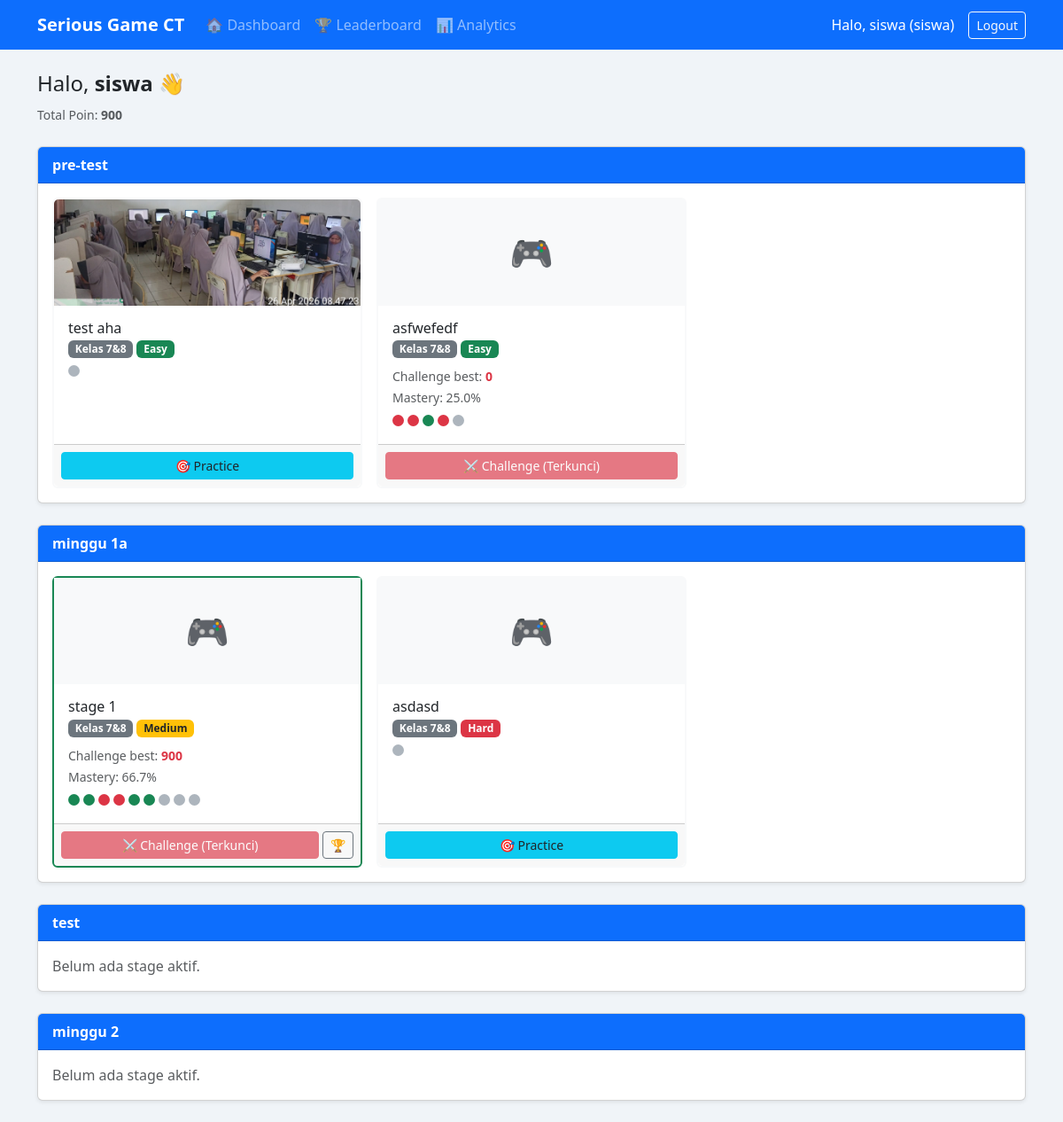
Page /siswa/dashboard (signed in) on the committed database.
### app/models.py (models this page shows)
class User(db.Model, UserMixin):
    __tablename__ = 'users'
    id           = db.Column(db.Integer, primary_key=True)
    username     = db.Column(db.String(80), unique=True, nullable=False)
    password     = db.Column(db.String(200), nullable=False)
    role         = db.Column(db.Enum(RoleEnum), nullable=False, default=RoleEnum.siswa)
    total_points = db.Column(db.Integer, default=0)

class Modul(db.Model):
    __tablename__ = 'moduls'
    id          = db.Column(db.Integer, primary_key=True)
    title       = db.Column(db.String(100), nullable=False)
    order_index = db.Column(db.Integer, nullable=False, default=0)
    is_active   = db.Column(db.Boolean, default=True)
    stages      = db.relationship('Stage', backref='modul', lazy=True,
                                  order_by='Stage.order_index')

class Stage(db.Model):
    __tablename__ = 'stages'
    id            = db.Column(db.Integer, primary_key=True)
    modul_id      = db.Column(db.Integer, db.ForeignKey('moduls.id'), nullable=False)
    title         = db.Column(db.String(100), nullable=False)
    audio_bg_url  = db.Column(db.String(255), nullable=True)
    image_url     = db.Column(db.String(255), nullable=True)
    kelas         = db.Column(db.String(10), nullable=True)
    difficulty    = db.Column(db.String(10), nullable=True)
    order_index   = db.Column(db.Integer, nullable=False, default=0)
    is_active     = db.Column(db.Boolean, default=True)
    mode          = db.Column(db.String(10), nullable=False, default=MODE_PRACTICE)  # 'practice'|'challenge'
    abstraction         = db.Column(db.Boolean, default=False)
    data_collection     = db.Column(db.Boolean, default=False)
    data_representation = db.Column(db.Boolean, default=False)
    data_interpretation = db.Column(db.Boolean, default=False)
    specification       = db.Column(db.Boolean, default=False)
    algorithms          = db.Column(db.Boolean, default=False)
    implementation      = db.Column(db.Boolean, default=False)
    digital_systems     = db.Column(db.Boolean, default=False)
    interactions        = db.Column(db.Boolean, default=False)
    impact              = db.Column(db.Boolean, default=False)
    decomposition        = db.Column(db.Boolean, default=False)
    abstraction_ct       = db.Column(db.Boolean, default=False)
    modelling_simulation = db.Column(db.Boolean, default=False)
    algorithms_ct        = db.Column(db.Boolean, default=False)
    evaluation           = db.Column(db.Boolean, default=False)
    questions = db.relationship('Question', backref='stage', lazy=True,
                                cascade='all, delete-orphan')

class StageCompletion(db.Model):
    __tablename__ = 'stage_completions'
    id                  = db.Column(db.String(36), primary_key=True, default=_uuid)
    session_id          = db.Column(db.String(36), db.ForeignKey('game_sessions.id'), nullable=False)
    user_id             = db.Column(db.Integer, db.ForeignKey('users.id'), nullable=False)
    stage_id            = db.Column(db.Integer, db.ForeignKey('stages.id'), nullable=False)
    modul_id            = db.Column(db.Integer, db.ForeignKey('moduls.id'), nullable=False)
    mode                = db.Column(db.String(10), nullable=False)
    attempt_number      = db.Column(db.Integer, nullable=False)
    total_answered      = db.Column(db.Integer, nullable=False, default=0)
    correct_easy        = db.Column(db.Integer, nullable=False, default=0)
    correct_medium      = db.Column(db.Integer, nullable=False, default=0)
    correct_hard        = db.Column(db.Integer, nullable=False, default=0)
    wrong_count         = db.Column(db.Integer, nullable=False, default=0)
    accuracy            = db.Column(db.Float, nullable=False, default=0.0)
    mastery_percentage  = db.Column(db.Float, nullable=False, default=0.0)
    final_level_reached = db.Column(db.String(10), nullable=True)
    is_cleared          = db.Column(db.Boolean, nullable=False, default=False)
    nyawa_remaining     = db.Column(db.Integer, nullable=False, default=0)
    total_time_seconds  = db.Column(db.Float, nullable=False, default=0.0)
    score               = db.Column(db.Integer, nullable=False, default=0)
    progression_path    = db.Column(db.Text, default='[]')
    completed_at        = db.Column(db.DateTime, nullable=False, server_default=db.func.now())
    __table_args__ = (db.Index('ix_completion_user_stage_mode', 'user_id', 'stage_id', 'mode'),)
    user  = db.relationship('User',  foreign_keys=[user_id],  lazy=True)
    stage = db.relationship('Stage', foreign_keys=[stage_id], lazy=True)

### app/routes/siswa.py (the view)
@siswa_bp.route('/dashboard')
@login_required
@role_required('siswa')
def dashboard():
    moduls = Modul.query.filter_by(is_active=True).order_by(Modul.order_index).all()
    challenge_best = {}
    for c in StageCompletion.query.filter_by(user_id=current_user.id, mode=MODE_CHALLENGE).all():
        if c.stage_id not in challenge_best or c.score > challenge_best[c.stage_id].score:
            challenge_best[c.stage_id] = c
    active_challenge = {
        s.stage_id: s for s in
        GameSession.query.filter_by(user_id=current_user.id, mode=MODE_CHALLENGE, is_active=True).all()
    }
    unlocks = {
        u.stage_id for u in
        ChallengeUnlock.query.filter_by(user_id=current_user.id, used=False).all()
    }
    stage_paths = {}
    all_sessions = GameSession.query.filter_by(user_id=current_user.id)\
                                    .order_by(GameSession.attempt_number.desc()).all()
    seen_stages = set()
    for sess in all_sessions:
        if sess.stage_id not in seen_stages:
            seen_stages.add(sess.stage_id)
            logs = AttemptLog.query.filter_by(session_id=sess.id)\
                                   .order_by(AttemptLog.timestamp).all()
            stage_paths[sess.stage_id] = [{'is_correct': l.is_correct} for l in logs]
    return render_template('siswa/dashboard.html',
                           moduls=moduls,
                           challenge_best=challenge_best,
                           active_challenge=active_challenge,
                           unlocks=unlocks,
                           stage_paths=stage_paths)

### app/models.py (called while the page is built)
@login_manager.user_loader
def load_user(user_id):
    return User.query.get(int(user_id))

### app/utils.py (called while the page is built)
def role_required(*roles):
    def decorator(f):
        @wraps(f)
        def decorated_function(*args, **kwargs):
            if not current_user.is_authenticated:
                if request.is_json:
                    return jsonify({'error': 'Unauthorized'}), 401
                abort(401)
            if current_user.role.value not in roles:
                if request.is_json:
                    return jsonify({'error': 'Forbidden'}), 403
                abort(403)
            return f(*args, **kwargs)
        return decorated_function
    return decorator

### templates/siswa/dashboard.html (shortened to what this page needs)
{% extends 'base.html' %}
{% block content %}
<div class="d-flex justify-content-between align-items-center mb-4">
  <div>
    <h4>Halo, <strong>{{ current_user.username }}</strong> 👋</h4>
    <small class="text-muted">Total Poin: <strong>{{ current_user.total_points }}</strong></small>
  </div>
</div>
{% for modul in moduls %}
<div class="card mb-4 shadow-sm">
  <div class="card-header bg-primary text-white">
    <strong>{{ modul.title }}</strong>
  </div>
  <div class="card-body">
    {% set active_stages = modul.stages | selectattr('is_active') | list %}
    {% if not active_stages %}
    <p class="text-muted mb-0">Belum ada stage aktif.</p>
    {% else %}
    <div class="row g-3">
    {% for stage in active_stages %}
      {% set comp = challenge_best.get(stage.id) %}
      <div class="col-md-4 col-sm-6">
        <div class="card h-100 border-2 {{ 'border-success' if comp and comp.is_cleared else 'border-light' }}">
          {% if stage.image_url %}
          <img src="{{ url_for('static', filename=stage.image_url) }}"
               class="card-img-top" style="height:120px;object-fit:cover">
          {% else %}
          <div class="bg-light d-flex align-items-center justify-content-center"
               style="height:120px;font-size:2.5rem">🎮</div>
          {% endif %}
          <div class="card-body p-3">
            <h6 class="card-title mb-1">{{ stage.title }}</h6>
            <div class="d-flex gap-1 flex-wrap mb-2">
              {% if stage.kelas %}
              <span class="badge bg-secondary">Kelas {{ stage.kelas }}</span>
              {% endif %}
              {% if stage.difficulty %}
              <span class="badge bg-{{ 'success' if stage.difficulty == 'Easy' else ('warning text-dark' if stage.difficulty == 'Medium' else 'danger') }}">
                {{ stage.difficulty }}
              </span>
              {% endif %}
            </div>
            {% if comp %}
            <div class="mb-1">
              <small class="text-muted">Challenge best: <strong class="text-danger">{{ comp.score }}</strong></small><br>
              <small class="text-muted">Mastery: {{ comp.mastery_percentage }}%</small>
            </div>
            {% endif %}
            {% set path = stage_paths.get(stage.id, []) %}
            {% set total_q = stage.questions | selectattr('is_active') | list | length %}
            {% if total_q > 0 %}
            <div class="d-flex flex-wrap gap-1 mt-2 mb-1">
              {% for i in range(total_q) %}
                {% if i < path|length %}
                  <span style="width:13px;height:13px;border-radius:50%;display:inline-block;
                    background:{{ '#198754' if path[i].is_correct else '#dc3545' }};"
                    title="{{ 'Benar' if path[i].is_correct else 'Salah' }}"></span>
                {% else %}
                  <span style="width:13px;height:13px;border-radius:50%;display:inline-block;
                    background:#adb5bd;" title="Belum dikerjakan"></span>
                {% endif %}
              {% endfor %}
            </div>
            {% endif %}
          </div>
          <div class="card-footer p-2 d-flex gap-1">
            <form method="POST" action="{{ url_for('siswa.stage_start', stage_id=stage.id) }}" class="flex-grow-1">
              {% set has_active = active_challenge.get(stage.id) %}
              {% set has_unlock = stage.id in unlocks %}
              {% set is_challenge = stage.mode == 'challenge' %}
              {% set already_done = comp and is_challenge and not has_active and not has_unlock %}
              <button class="btn btn-sm w-100 {{ 'btn-danger' if is_challenge else 'btn-info text-dark' }}"
                      {{ 'disabled' if already_done else '' }}
                      title="{{ 'Sudah digunakan. Minta guru untuk unlock.' if already_done else '' }}">
                {{ '⚔️ Challenge' if is_challenge else '🎯 Practice' }}
                {{ '(Terkunci)' if already_done else '' }}
              </button>
            </form>
            {% if comp and comp.is_cleared and is_challenge %}
            <a href="{{ url_for('siswa.leaderboard', stage_id=stage.id) }}"
               class="btn btn-outline-secondary btn-sm">🏆</a>
            {% endif %}
          </div>
        </div>
      </div>
    {% endfor %}
    </div>
    {% endif %}
  </div>
</div>
{% endfor %}
{% endblock %}

### templates/base.html (shortened to what this page needs)
<!DOCTYPE html>
<html lang="id">
<head>
    <link href="https://cdn.jsdelivr.net/npm/bootstrap@5.3.0/dist/css/bootstrap.min.css" rel="stylesheet">
</head>
<body>
    {% if current_user.is_authenticated %}
    <nav class="navbar navbar-expand-lg navbar-dark bg-primary">
        <div class="container">
            <a class="navbar-brand" href="#">Serious Game CT</a>
            <div class="collapse navbar-collapse" id="navbarNav">
                <ul class="navbar-nav me-auto">
                    {% if current_user.role.value in ['siswa'] %}
                    <li class="nav-item">
                        <a class="nav-link" href="{{ url_for('siswa.dashboard') }}">🏠 Dashboard</a>
                    </li>
                    <li class="nav-item">
                        <a class="nav-link" href="{{ url_for('siswa.leaderboards') }}">🏆 Leaderboard</a>
                    </li>
                    <li class="nav-item">
                        <a class="nav-link" href="{{ url_for('siswa.analytics') }}">📊 Analytics</a>
                    </li>
                    {% endif %}
                </ul>
                <div class="d-flex align-items-center">
                    <span class="navbar-text text-white me-3">
                        Halo, {{ current_user.username }} ({{ current_user.role.value }})
                    </span>
                    <a href="{{ url_for('auth.logout') }}" class="btn btn-outline-light btn-sm">Logout</a>
                </div>
            </div>
        </div>
    </nav>
    {% endif %}
    <div class="container mt-4">
        {% block content %}{% endblock %}
    </div>
</body>
</html>

### templates/base.html (style rules this page uses)
body { background-color: #f0f4f8; }
.navbar-brand { font-weight: bold; }

### rows in the picture
User: username "siswa", role.value "siswa", total_points "900"
Modul: title "pre-test"
Stage: image_url (picture), title "test aha", kelas "7&8", difficulty "Easy", value "🎯 Practice"
Stage: title "asfwefedf", kelas "7&8", difficulty "Easy", value "⚔️ Challenge", value "(Terkunci)"
StageCompletion: score "0", mastery_percentage "25.0"
Modul: title "minggu 1a"
Stage: title "stage 1", kelas "7&8", difficulty "Medium", value "⚔️ Challenge", value "(Terkunci)"
StageCompletion: score "900", mastery_percentage "66.7"
Stage: title "asdasd", kelas "7&8", difficulty "Hard", value "🎯 Practice"
Modul: title "test", shows "Belum ada stage aktif."
Modul: title "minggu 2", shows "Belum ada stage aktif."
